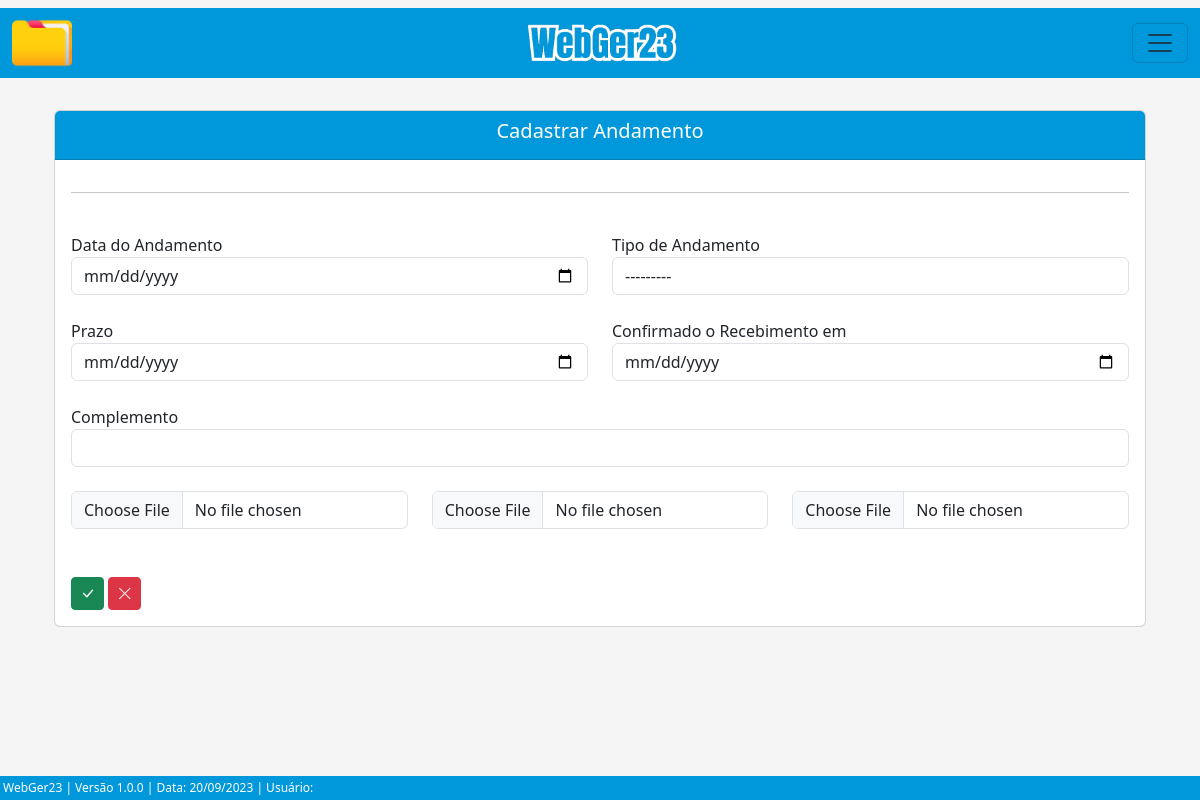
The app's page /cadastrar/andamento-adm/30/, older data.
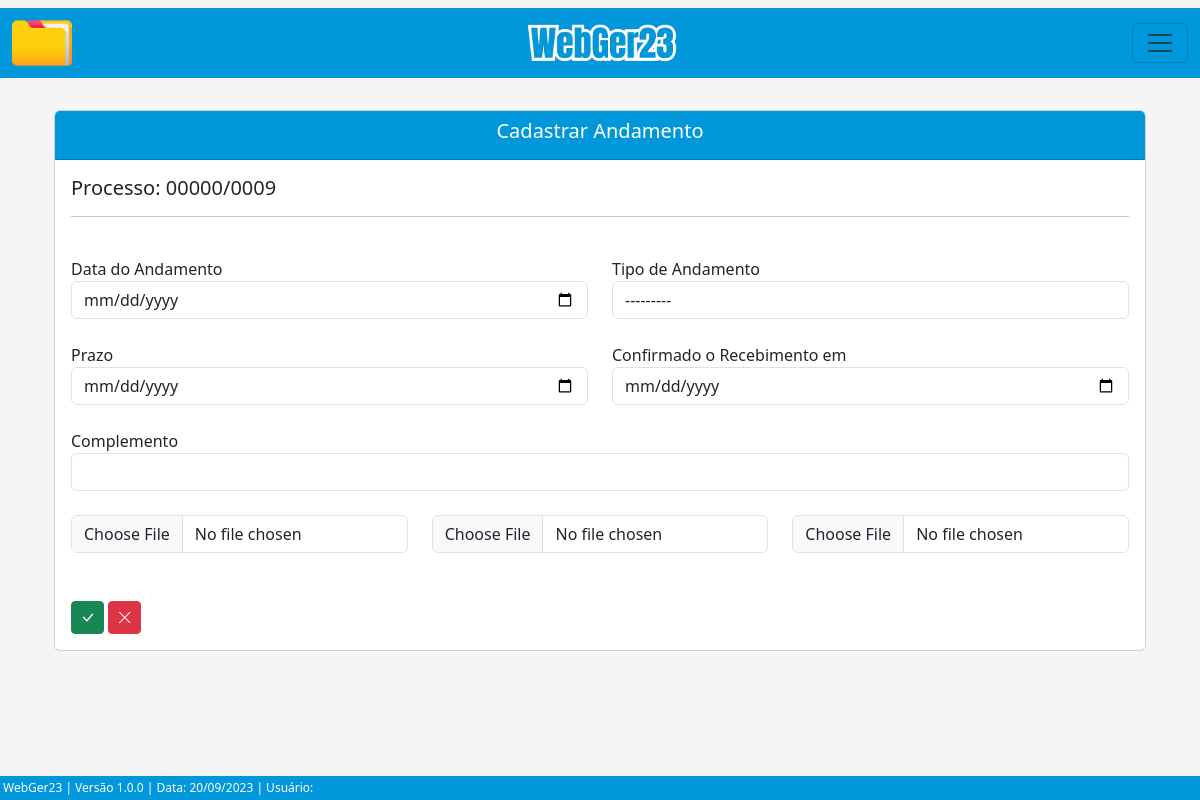
The same page, newer data.
### processo/models.py (models this page shows, shortened)
class Base(models.Model): # Classe base, será herdada pelas outras classes
    data_criacao = models.DateField('data_criação', auto_now_add=True)
    data_alteracao = models.DateField('Alterado', auto_now=True)
    ativo = models.BooleanField('Ativo?', default=True)
    class Meta:
        abstract = True

class ProcessoAdm(Base):
    tipo_pessoas = (
        ('Física', 'Física'), ('Jurídica', 'Jurídica'),
    )
    criador_processo_adm = models.ForeignKey(get_user_model(), verbose_name='Usuário Criador', on_delete=models.CASCADE) # Usuário que criou o processo, utilizando chave primária com o get_user_model do django, para utilizar o usuário logado automaticamente
    numero = models.CharField(unique=True, verbose_name='N°', max_length=10) # Número do processo
    municipio = models.CharField(max_length=50, verbose_name='Município') # Município
    uf = models.CharField(max_length=2) # UF
    data_inicial = models.DateField(blank=True, null=True) # Data Inicial do Período do processo
    data_final = models.DateField(blank=True, null=True) # Data final do Período do processo
    data_div_ativa = models.DateField(blank=True, null=True) # Data dívida ativa
    valor_atributo = models.CharField(max_length=14, blank=True, null=True)  # Valor do atributo
    valor_multa = models.CharField(max_length=14, blank=True, null=True) # Valor da multa
    valor_credito = models.CharField(max_length=14, blank=True, null=True) # Valor do crédito
    valor_atualizado = models.CharField(max_length=14, blank=True, null=True) # Valor do atualizado
    data_valor_atualizado = models.DateField(blank=True, null=True) # Data valor atualizado
    nome_contribuinte = models.CharField(max_length=50)  # Nome / Razão Social
    tipo_pessoa = models.CharField(max_length=50, choices=tipo_pessoas) # Física / Jurídica
    documento = models.CharField(max_length=20, verbose_name='CPF/CNPJ', unique=True) # CPF / CNPJ
    nome_fantasia = models.CharField(max_length=50, blank=True, null=True) # Nome Fantasia
    email = models.EmailField(max_length=50, blank=True, null=True) # E-mail
    endereco = models.CharField(max_length=150) # Rua
    complemento = models.CharField(max_length=50, blank=True, null=True) # Complemento
    municipio_contribuinte = models.CharField(max_length=50, blank=True, null=True) # Município Contribuinte
    uf_contribuinte = models.CharField(max_length=2, verbose_name='UF', blank=True, null=True) # UF Contribuinte
    cep = models.CharField(max_length=10, blank=True, null=True) # CEP
    telefone = models.CharField(max_length=20, blank=True, null=True) # Telefone
    celular = models.CharField(max_length=20, blank=True, null=True) # Celular

### processo/views.py (the view, shortened to what this page needs)
# urls.py: path('cadastrar/andamento-adm/<int:pk>/', AndamentoAdmCreate.as_view(), name='andamento-adm-create'),
class AndamentoAdmCreate(GroupRequiredMixin, CreateView):
    group_required = u'consultor'
    model = AndamentoAdm
    template_name = 'processos/creates/andamento_adm_create.html'
    fields = ['data_andamento', 'andamento', 'data_prazo', 'data_recebimento', 'complemento', 'arquivo_1', 'arquivo_2', 'arquivo_3']
    success_url = reverse_lazy('proc-adm-list')
    def get_context_data(self, **kwargs):
        processo_pk = self.kwargs.get('pk') # Pega a PK do processo através da URL
        context = super().get_context_data(**kwargs)
        context['dados_processo'] = ProcessoAdm.objects.filter(pk=processo_pk) # Filtra os dados do processo através da pk
        return context

### processo/templates/processos/creates/andamento_adm_create.html (shortened to what this page needs)
{% extends 'index.html' %}
{% load static %}
{% load widget_tweaks %}
{% block conteudo %}
<div class="container p-4">
    <div class="card">
        <div class="card-header text-white" style="background-color: #0098DB;">
                <h5 style="text-align: center;">Cadastrar Andamento</h5>
         </div>
        <div class="card-body">
            {% for atributo in dados_processo %}
                <h5>Processo: {{ atributo.numero }}</h5>
            {% endfor %}
            <hr>
            <form action="" method="post" enctype="multipart/form-data">
                <br>
                <div class="row">
                    <div class="col">
                        <label for="data_andamento">Data do Andamento</label>
                        {% render_field form.data_andamento class="form-control" type="date" id="data_andamento"%}
                    </div>
                    <div class="col">
                        <label for="andamento">Tipo de Andamento</label>
                        {% render_field form.andamento class="form-control" id="andamento"%}
                    </div>
                </div>
                <br>
                <div class="row">
                    <div class="col">
                        <label for="data_prazo">Prazo</label>
                        {% render_field form.data_prazo class="form-control" type="date" id="data_prazo"%}
                    </div>
                    <div class="col">
                        <label for="data_recebimento">Confirmado o Recebimento em</label>
                        {% render_field form.data_recebimento class="form-control" type="date" id="data_recebimento"%}
                    </div>
                </div>
                <br>
                <div class="row">
                    <div class="col">
                        <label for="complemento">Complemento</label>
                        {% render_field form.complemento class="form-control" id="complemento"%}
                    </div>
                </div>
                <br>
                <div class="row">
                    <div class="col">
                        {% render_field form.arquivo_1 class="form-control"%}
                    </div>
                    <div class="col">
                        {% render_field form.arquivo_2 class="form-control" id="arquivo_2"%}
                    </div>
                    <div class="col">
                        {% render_field form.arquivo_3 class="form-control" id="arquivo_3"%}
                    </div>
                </div>
                <br><br>
                <div>
                    <button type="submit" class="btn btn-success btn-sm"><i class="bi bi-check-lg" style="font-size: 15px;"></i></button>
                    <a href="{% url 'proc-adm-list' %}" class="btn btn-danger btn-sm"><i class="bi bi-x-lg" style="font-size: 15px;"></i></a>
                </div>
            </form>
        </div>
    </div>
</div>
{% endblock %}

Row changes from the older to the newer data that the page shows:
added ProcessoAdm: numero "00000/0009"
